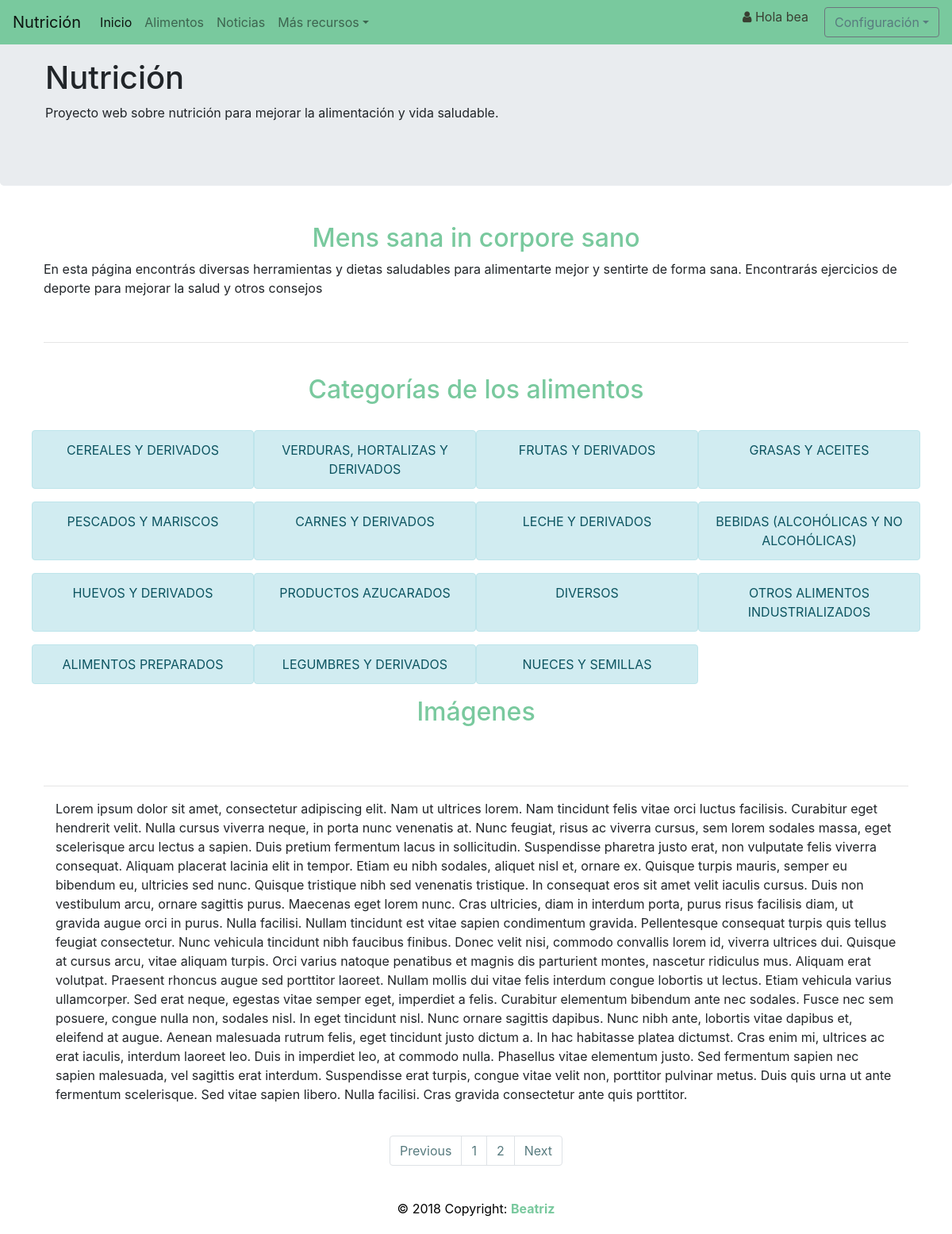
The app's page /index.php (signed in) with its own data.
### tables this page shows
CREATE TABLE `categoria` (
  `idCategoria` int(11) NOT NULL,
  `nombreCat` varchar(40) NOT NULL
);

### index.php (the view, shortened to what this page needs)
<?php
		include_once 'libs/conexion.php';
    $sql_leer = 'SELECT * FROM categoria';
    $gsent = $pdo -> prepare($sql_leer);
    $gsent->execute();
    $resultado = $gsent->fetchAll();
?>
<!DOCTYPE html>
<html>
<head>
    <link rel="stylesheet" type="text/css" media="screen" href="css/style.css" />
	<link rel="stylesheet" href="https://maxcdn.bootstrapcdn.com/bootstrap/4.1.3/css/bootstrap.min.css">
	<link href="//maxcdn.bootstrapcdn.com/font-awesome/4.7.0/css/font-awesome.min.css" rel="stylesheet">
</head>
<body>
    <?php
			if(isset($_SESSION['usuario'])):
				require_once "libs/navbarLogueado.php";
			else:
				require_once "libs/navbar.php";
			endif;
    ?>
  	<div class="jumbotron">
  	<div class="container">
	    <h1>Nutrición</h1>
	    <p>Proyecto web sobre nutrición para mejorar la alimentación y vida saludable.</p>
	  	</div>
	</div>
    <header>
	</header>
		<div class="container mx-auto">
		<main id="centerMain">
			<h2 class="titulo col-12 text-center">Mens sana in corpore sano</h2>
			<p>En esta página encontrás diversas herramientas y dietas saludables para alimentarte mejor y sentirte de forma sana.
			Encontrarás ejercicios de deporte para mejorar la salud y otros consejos </p>
			<br>
			<hr>
			<br>
	    <div class="row">
	      <div class="col-lg-12 text-center">
	        <h2 class="titulo">Categorías de los alimentos</h2>
	        <br />
	      </div>
	        <?php foreach ($resultado as $dato) :  ?>
            <div class=" alert alert-info col-lg-3 col-md-4 col-xs-6 text-center text-uppercase">
            <div>
            <?php echo $dato['nombreCat']."<br>" ?>
            </div>
            </div>
            <?php endforeach ?>
          <br>
	      <br>
          <div class="col-lg-12 text-center">
	        <h2 class="titulo">Imágenes</h2>
	        <br />
	      </div>
	      <div class="col-lg-3 col-md-4 col-xs-6">
	      </div>
	      <div class="col-lg-3 col-md-4 col-xs-6">
	      </div>
	      <div class="col-lg-3 col-md-4 col-xs-6">
	      </div>
	      <div class="col-lg-3 col-md-4 col-xs-6">
	      </div>
	    </div>
	    <br>
	    <hr>
    	<div class="col-12 col-md-8 col-lg-12">
			<p>
			Lorem ipsum dolor sit amet, consectetur adipiscing elit. Nam ut ultrices lorem. Nam tincidunt felis vitae orci luctus facilisis. Curabitur eget hendrerit velit. Nulla cursus viverra neque, in porta nunc venenatis at. Nunc feugiat, risus ac viverra cursus, sem lorem sodales massa, eget scelerisque arcu lectus a sapien. Duis pretium fermentum lacus in sollicitudin. Suspendisse pharetra justo erat, non vulputate felis viverra consequat. Aliquam placerat lacinia elit in tempor.
			Etiam eu nibh sodales, aliquet nisl et, ornare ex. Quisque turpis mauris, semper eu bibendum eu, ultricies sed nunc. Quisque tristique nibh sed venenatis tristique. In consequat eros sit amet velit iaculis cursus. Duis non vestibulum arcu, ornare sagittis purus. Maecenas eget lorem nunc. Cras ultricies, diam in interdum porta, purus risus facilisis diam, ut gravida augue orci in purus. Nulla facilisi. Nullam tincidunt est vitae sapien condimentum gravida.
			Pellentesque consequat turpis quis tellus feugiat consectetur. Nunc vehicula tincidunt nibh faucibus finibus. Donec velit nisi, commodo convallis lorem id, viverra ultrices dui. Quisque at cursus arcu, vitae aliquam turpis. Orci varius natoque penatibus et magnis dis parturient montes, nascetur ridiculus mus. Aliquam erat volutpat. Praesent rhoncus augue sed porttitor laoreet. Nullam mollis dui vitae felis interdum congue lobortis ut lectus. Etiam vehicula varius ullamcorper.
			Sed erat neque, egestas vitae semper eget, imperdiet a felis. Curabitur elementum bibendum ante nec sodales. Fusce nec sem posuere, congue nulla non, sodales nisl. In eget tincidunt nisl. Nunc ornare sagittis dapibus. Nunc nibh ante, lobortis vitae dapibus et, eleifend at augue. Aenean malesuada rutrum felis, eget tincidunt justo dictum a.
			In hac habitasse platea dictumst. Cras enim mi, ultrices ac erat iaculis, interdum laoreet leo. Duis in imperdiet leo, at commodo nulla. Phasellus vitae elementum justo. Sed fermentum sapien nec sapien malesuada, vel sagittis erat interdum. Suspendisse erat turpis, congue vitae velit non, porttitor pulvinar metus. Duis quis urna ut ante fermentum scelerisque. Sed vitae sapien libero. Nulla facilisi. Cras gravida consectetur ante quis porttitor. </p>
			</div>
			<br>
			<ul class="pagination justify-content-center">
		    <li class="page-item"><a class="page-link" href="#">Previous</a></li>
		    <li class="page-item"><a class="page-link" href="#">1</a></li>
		    <li class="page-item"><a class="page-link" href="#">2</a></li>
		    <li class="page-item"><a class="page-link" href="#">Next</a></li>
		  </ul>
		</main>
		<footer class="page-footer font-small blue">
		  <div class="footer text-center py-3">© 2018 Copyright:
		    <a href="https://github.com/BeatrizPR"> Beatriz</a>
		  </div>
		</footer>
	</div>
</body>
</html>

### css/style.css (style rules this page uses)
* { margin: 0px; padding: 0px; }
.container { margin: 10px !important; }
header, footer { height:50px; }
.titulo { color: #79c99e; }
#centerMain { margin-top:-5%; }
main { padding:10px; position: relative; }
.page-link { color: #587b7f !important; }
.footer { position: relative; left: 0; bottom: 0; width: 100%; color: black; text-align: center; }
.footer a { color: #79c99e; font-weight: bold; }

### records on screen
categoria: nombreCat "CEREALES Y DERIVADOS"
categoria: nombreCat "VERDURAS, HORTALIZAS Y DERIVADOS"
categoria: nombreCat "FRUTAS Y DERIVADOS"
categoria: nombreCat "GRASAS Y ACEITES"
categoria: nombreCat "PESCADOS Y MARISCOS"
categoria: nombreCat "CARNES Y DERIVADOS"
categoria: nombreCat "LECHE Y DERIVADOS"
categoria: nombreCat "BEBIDAS (ALCOHÓLICAS Y NO ALCOHÓLICAS)"
categoria: nombreCat "HUEVOS Y DERIVADOS"
categoria: nombreCat "PRODUCTOS AZUCARADOS"
categoria: nombreCat "DIVERSOS"
categoria: nombreCat "OTROS ALIMENTOS INDUSTRIALIZADOS"
categoria: nombreCat "ALIMENTOS PREPARADOS"
categoria: nombreCat "LEGUMBRES Y DERIVADOS"
categoria: nombreCat "NUECES Y SEMILLAS"

### other values on screen
$_SESSION['usuario'] "bea"
